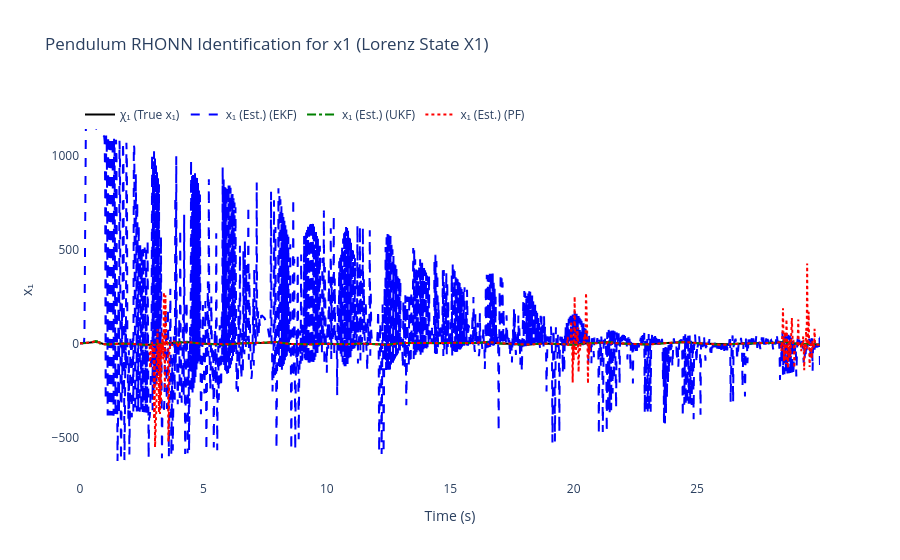
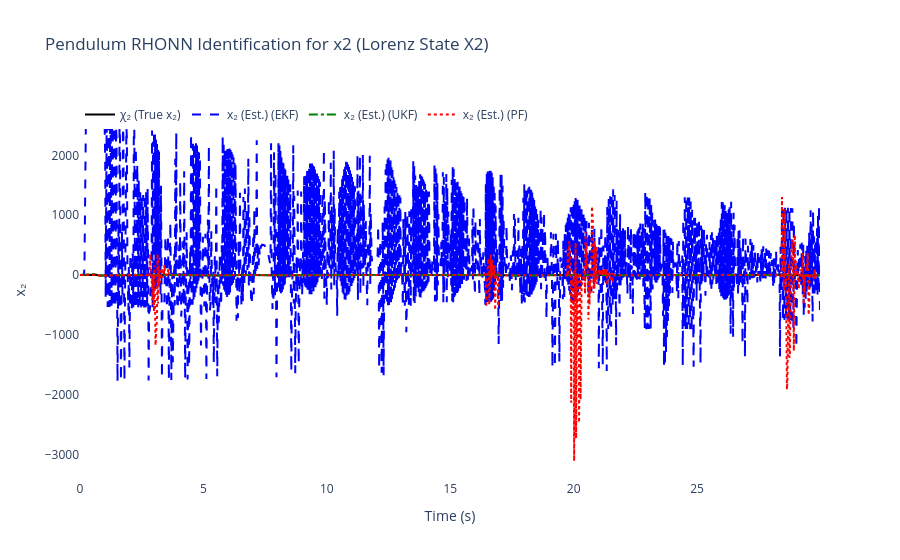
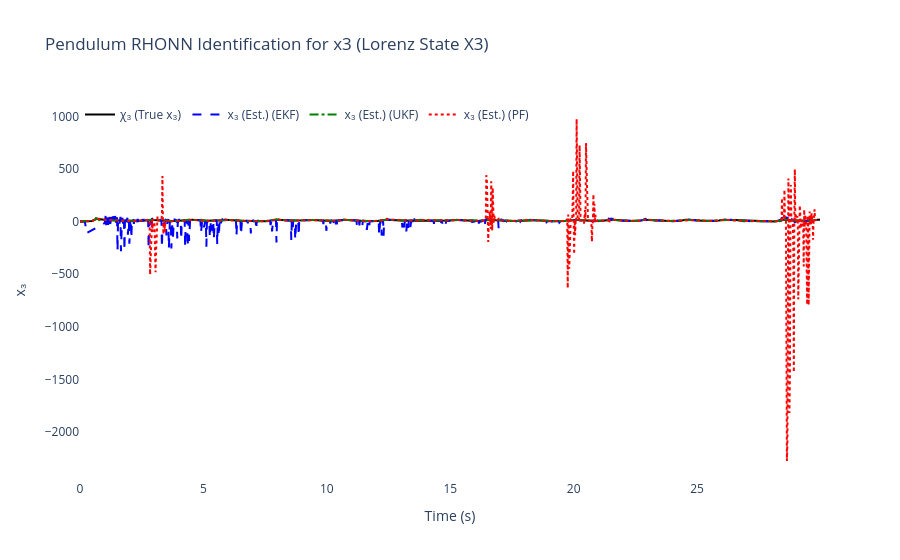

The notebook cell saved with these charts, in order:
### Code cell
# ============================================================
    # 6) Results & plots for Lorenz System Identification
# ============================================================
mse_x1_ekf = np.mean((x_true[:, 0] - x_hat_ekf[:, 0])**2)     # Lorenz state x1
mse_x2_ekf = np.mean((x_true[:, 1] - x_hat_ekf[:, 1])**2)     # Lorenz state x2
mse_x3_ekf = np.mean((x_true[:, 2] - x_hat_ekf[:, 2])**2)     # Lorenz state x3

mse_x1_ukf = np.mean((x_true[:, 0] - x_hat_ukf[:, 0])**2)     # Lorenz state x1
mse_x2_ukf = np.mean((x_true[:, 1] - x_hat_ukf[:, 1])**2)     # Lorenz state x2
mse_x3_ukf = np.mean((x_true[:, 2] - x_hat_ukf[:, 2])**2)     # Lorenz state x3

mse_x1_pf = np.mean((x_true[:, 0] - x_hat_pf[:, 0])**2)       # Lorenz state x1
mse_x2_pf = np.mean((x_true[:, 1] - x_hat_pf[:, 1])**2)       # Lorenz state x2
mse_x3_pf = np.mean((x_true[:, 2] - x_hat_pf[:, 2])**2)       # Lorenz state x3

print(f"\nFinal EKF-RHONN Weights:")
for i in range(3):
    state_names = ['x1', 'x2', 'x3']
    print(f"  Neuron {i+1} ({state_names[i]}): {ekf_trainer.weights[i]}")

print(f"\nFinal UKF-RHONN Weights:")
for i in range(3):
    state_names = ['x1', 'x2', 'x3']
    print(f"  Neuron {i+1} ({state_names[i]}): {ukf_trainer.weights[i]}")

print(f"\nFinal PF-RHONN Weight Estimates:")
pf_estimates = pf_trainer.get_estimate()
for i in range(3):
    state_names = ['x1', 'x2', 'x3']
    print(f"  Neuron {i+1} ({state_names[i]}): {pf_estimates[i]}")

print("\n--- Performance Comparison (MSE) for Lorenz System ---")
print(f"EKF MSE x1:      {mse_x1_ekf:.6f}")
print(f"EKF MSE x2:      {mse_x2_ekf:.6f}")
print(f"EKF MSE x3:      {mse_x3_ekf:.6f}")
print(f"UKF MSE x1:      {mse_x1_ukf:.6f}")
print(f"UKF MSE x2:      {mse_x2_ukf:.6f}")
print(f"UKF MSE x3:      {mse_x3_ukf:.6f}")
print(f"PF  MSE x1:      {mse_x1_pf:.6f}")
print(f"PF  MSE x2:      {mse_x2_pf:.6f}")
print(f"PF  MSE x3:      {mse_x3_pf:.6f}")

states_info = [
    {'idx': 0, 'var': 'x1', 'desc': 'Lorenz State X1', 'y_label': 'x₁',
     'chi': 'χ₁ (True x₁)', 'x': 'x₁ (Est.)'},
    {'idx': 1, 'var': 'x2', 'desc': 'Lorenz State X2', 'y_label': 'x₂',
     'chi': 'χ₂ (True x₂)', 'x': 'x₂ (Est.)'},
    {'idx': 2, 'var': 'x3', 'desc': 'Lorenz State X3', 'y_label': 'x₃',
     'chi': 'χ₃ (True x₃)', 'x': 'x₃ (Est.)'}
]

for state_info in states_info:
    i = state_info['idx']
    trace_plant = go.Scatter(x=t_history, y=x_true[:, i], mode='lines',
                            name=state_info['chi'], line=dict(color='black', width=2))
    trace_ekf = go.Scatter(x=t_history, y=x_hat_ekf[:, i], mode='lines',
                        name=f"{state_info['x']} (EKF)", line=dict(dash='dash', color='blue'))
    trace_ukf = go.Scatter(x=t_history, y=x_hat_ukf[:, i], mode='lines',
                        name=f"{state_info['x']} (UKF)", line=dict(dash='dashdot', color='green'))
    trace_pf = go.Scatter(x=t_history, y=x_hat_pf[:, i], mode='lines',
                        name=f"{state_info['x']} (PF)", line=dict(dash='dot', color='red'))

    fig = go.Figure([trace_plant, trace_ekf, trace_ukf, trace_pf])
    fig.update_layout(
        title=f'Pendulum RHONN Identification for {state_info["var"]} ({state_info["desc"]})',
        xaxis_title='Time (s)',
        yaxis_title=state_info['y_label'],
        legend=dict(x=0, y=1, orientation='h'),
        font=dict(size=12),
        plot_bgcolor='white',
        paper_bgcolor='white'
    )
    fig.show()

# Errors for both states
error_theta_ekf = x_true[:, 0] - x_hat_ekf[:, 0]
error_thetadot_ekf = x_true[:, 1] - x_hat_ekf[:, 1]

error_theta_ukf = x_true[:, 0] - x_hat_ukf[:, 0]
error_thetadot_ukf = x_true[:, 1] - x_hat_ukf[:, 1]

error_theta_pf = x_true[:, 0] - x_hat_pf[:, 0]
error_thetadot_pf = x_true[:, 1] - x_hat_pf[:, 1]

fig2 = go.Figure()
fig2.add_trace(go.Scatter(x=t_history, y=error_theta_ekf, mode='lines',
                        name=f'EKF Error θ (MSE={mse_theta_ekf:.6f})', opacity=0.7, line=dict(color='blue')))
fig2.add_trace(go.Scatter(x=t_history, y=error_theta_ukf, mode='lines',
                        name=f'UKF Error θ (MSE={mse_theta_ukf:.6f})', opacity=0.7, line=dict(color='green')))
fig2.add_trace(go.Scatter(x=t_history, y=error_theta_pf, mode='lines',
                        name=f'PF Error θ (MSE={mse_theta_pf:.6f})', opacity=0.7, line=dict(color='red')))
fig2.add_trace(go.Scatter(x=t_history, y=error_thetadot_ekf, mode='lines',
                        name=f'EKF Error θ̇ (MSE={mse_thetadot_ekf:.6f})', opacity=0.7, line=dict(color='blue', dash='dot')))
fig2.add_trace(go.Scatter(x=t_history, y=error_thetadot_ukf, mode='lines',
                        name=f'UKF Error θ̇ (MSE={mse_thetadot_ukf:.6f})', opacity=0.7, line=dict(color='green', dash='dot')))
fig2.add_trace(go.Scatter(x=t_history, y=error_thetadot_pf, mode='lines',
                        name=f'PF Error θ̇ (MSE={mse_thetadot_pf:.6f})', opacity=0.7, line=dict(color='red', dash='dot')))
fig2.update_layout(
    title='Lorenz System RHONN Identification Errors (EKF vs UKF vs PF)',
    xaxis_title='Time (s)',
    yaxis_title='Error',
    legend=dict(x=0, y=1, orientation='h'),
    font=dict(size=12),
    plot_bgcolor='white',
    paper_bgcolor='white'
)
fig2.show()

# 3D Lorenz Attractor Visualization
fig_lorenz = go.Figure()
fig_lorenz.add_trace(go.Scatter3d(x=x_true[:, 0], y=x_true[:, 1], z=x_true[:, 2], 
                                 mode='lines',
                                 name='True Lorenz Attractor',
                                 line=dict(color='black', width=4)))
fig_lorenz.add_trace(go.Scatter3d(x=x_hat_ekf[:, 0], y=x_hat_ekf[:, 1], z=x_hat_ekf[:, 2],
                                 mode='lines',
                                 name='EKF Estimation',
                                 line=dict(color='blue', width=3)))
fig_lorenz.add_trace(go.Scatter3d(x=x_hat_ukf[:, 0], y=x_hat_ukf[:, 1], z=x_hat_ukf[:, 2],
                                 mode='lines',
                                 name='UKF Estimation',
                                 line=dict(color='green', width=3)))
fig_lorenz.add_trace(go.Scatter3d(x=x_hat_pf[:, 0], y=x_hat_pf[:, 1], z=x_hat_pf[:, 2],
                                 mode='lines',
                                 name='PF Estimation',
                                 line=dict(color='red', width=3)))
# Add start and end markers
fig_lorenz.add_trace(go.Scatter3d(x=[x_true[0, 0]], y=[x_true[0, 1]], z=[x_true[0, 2]], 
                                 mode='markers',
                                 name='Start', 
                                 marker=dict(color='green', size=8, symbol='diamond')))
fig_lorenz.add_trace(go.Scatter3d(x=[x_true[-1, 0]], y=[x_true[-1, 1]], z=[x_true[-1, 2]], 
                                 mode='markers',
                                 name='End', 
                                 marker=dict(color='red', size=8, symbol='square')))
fig_lorenz.update_layout(
    title='Lorenz System Attractor - 3D State Space Comparison (EKF vs UKF vs PF)',
    scene=dict(
        xaxis_title='x₁',
        yaxis_title='x₂',
        zaxis_title='x₃',
        camera=dict(eye=dict(x=1.5, y=1.5, z=1.5))
    ),
    font=dict(size=12),
    showlegend=True
)
fig_lorenz.show()

# Determine which filter has the lowest total MSE (sum of theta, theta_dot)
mse_total_ekf = mse_theta_ekf + mse_thetadot_ekf
mse_total_ukf = mse_theta_ukf + mse_thetadot_ukf
mse_total_pf = mse_theta_pf + mse_thetadot_pf

mse_totals = {'EKF': mse_total_ekf, 'UKF': mse_total_ukf, 'PF': mse_total_pf}
best_filter = min(mse_totals, key=mse_totals.get)

print(f"\nBest overall performance: {best_filter} (lowest total MSE: {mse_totals[best_filter]:.6f})")

### Figure 1 — Plotly figure (JSON) as saved in the notebook; plotly's stock layout.template omitted (floating-point values rounded to 4 significant figures; data arrays with more than 128 entries replaced by an {"elided": "..."} marker saying what was removed)
{"data": [{"line": {"color": "black", "width": 2}, "mode": "lines", "name": "χ₁ (True x₁)", "type": "scatter", "x": {"elided": "1500 float values"}, "y": {"elided": "1500 float values"}}, {"line": {"color": "blue", "dash": "dash"}, "mode": "lines", "name": "x₁ (Est.) (EKF)", "type": "scatter", "x": {"elided": "1500 float values"}, "y": {"elided": "1500 float values"}}, {"line": {"color": "green", "dash": "dashdot"}, "mode": "lines", "name": "x₁ (Est.) (UKF)", "type": "scatter", "x": {"elided": "1500 float values"}, "y": {"elided": "1500 float values"}}, {"line": {"color": "red", "dash": "dot"}, "mode": "lines", "name": "x₁ (Est.) (PF)", "type": "scatter", "x": {"elided": "1500 float values"}, "y": {"elided": "1500 float values"}}], "layout": {"font": {"size": 12}, "legend": {"orientation": "h", "x": 0, "y": 1}, "paper_bgcolor": "white", "plot_bgcolor": "white", "title": {"text": "Pendulum RHONN Identification for x1 (Lorenz State X1)"}, "xaxis": {"title": {"text": "Time (s)"}}, "yaxis": {"title": {"text": "x₁"}}}}

### Figure 2 — Plotly figure (JSON) as saved in the notebook; plotly's stock layout.template omitted (floating-point values rounded to 4 significant figures; data arrays with more than 128 entries replaced by an {"elided": "..."} marker saying what was removed)
{"data": [{"line": {"color": "black", "width": 2}, "mode": "lines", "name": "χ₂ (True x₂)", "type": "scatter", "x": {"elided": "1500 float values"}, "y": {"elided": "1500 float values"}}, {"line": {"color": "blue", "dash": "dash"}, "mode": "lines", "name": "x₂ (Est.) (EKF)", "type": "scatter", "x": {"elided": "1500 float values"}, "y": {"elided": "1500 float values"}}, {"line": {"color": "green", "dash": "dashdot"}, "mode": "lines", "name": "x₂ (Est.) (UKF)", "type": "scatter", "x": {"elided": "1500 float values"}, "y": {"elided": "1500 float values"}}, {"line": {"color": "red", "dash": "dot"}, "mode": "lines", "name": "x₂ (Est.) (PF)", "type": "scatter", "x": {"elided": "1500 float values"}, "y": {"elided": "1500 float values"}}], "layout": {"font": {"size": 12}, "legend": {"orientation": "h", "x": 0, "y": 1}, "paper_bgcolor": "white", "plot_bgcolor": "white", "title": {"text": "Pendulum RHONN Identification for x2 (Lorenz State X2)"}, "xaxis": {"title": {"text": "Time (s)"}}, "yaxis": {"title": {"text": "x₂"}}}}

### Figure 3 — Plotly figure (JSON) as saved in the notebook; plotly's stock layout.template omitted (floating-point values rounded to 4 significant figures; data arrays with more than 128 entries replaced by an {"elided": "..."} marker saying what was removed)
{"data": [{"line": {"color": "black", "width": 2}, "mode": "lines", "name": "χ₃ (True x₃)", "type": "scatter", "x": {"elided": "1500 float values"}, "y": {"elided": "1500 float values"}}, {"line": {"color": "blue", "dash": "dash"}, "mode": "lines", "name": "x₃ (Est.) (EKF)", "type": "scatter", "x": {"elided": "1500 float values"}, "y": {"elided": "1500 float values"}}, {"line": {"color": "green", "dash": "dashdot"}, "mode": "lines", "name": "x₃ (Est.) (UKF)", "type": "scatter", "x": {"elided": "1500 float values"}, "y": {"elided": "1500 float values"}}, {"line": {"color": "red", "dash": "dot"}, "mode": "lines", "name": "x₃ (Est.) (PF)", "type": "scatter", "x": {"elided": "1500 float values"}, "y": {"elided": "1500 float values"}}], "layout": {"font": {"size": 12}, "legend": {"orientation": "h", "x": 0, "y": 1}, "paper_bgcolor": "white", "plot_bgcolor": "white", "title": {"text": "Pendulum RHONN Identification for x3 (Lorenz State X3)"}, "xaxis": {"title": {"text": "Time (s)"}}, "yaxis": {"title": {"text": "x₃"}}}}
